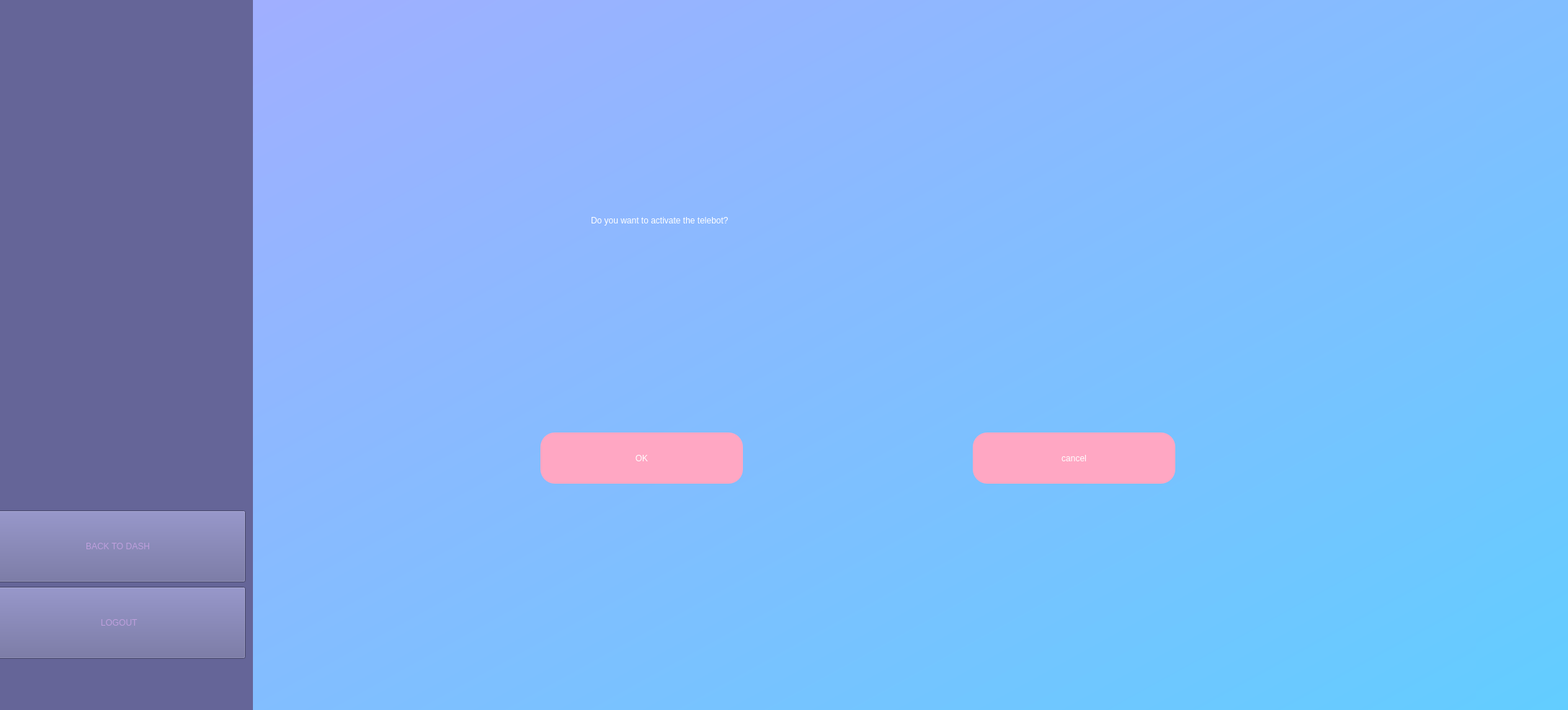
<?xml version="1.0" encoding="UTF-8"?>
<ui version="4.0">
 <class>Form</class>
 <widget class="QWidget" name="Form">
  <property name="windowModality">
   <enum>Qt::WindowModal</enum>
  </property>
  <property name="geometry">
   <rect>
    <x>0</x>
    <y>0</y>
    <width>2176</width>
    <height>985</height>
   </rect>
  </property>
  <property name="windowTitle">
   <string>Form</string>
  </property>
  <widget class="QWidget" name="widget" native="true">
   <property name="geometry">
    <rect>
     <x>-10</x>
     <y>-110</y>
     <width>2201</width>
     <height>1221</height>
    </rect>
   </property>
   <property name="styleSheet">
    <string notr="true">QWidget#widget{
background-color:qlineargradient(spread:pad, x1:0, y1:0, x2:1, y2:1, stop:0 rgba(170, 170, 255, 255), stop:1 rgba(94, 207, 255, 255));}</string>
   </property>
   <widget class="QWidget" name="widget_2" native="true">
    <property name="geometry">
     <rect>
      <x>-20</x>
      <y>-60</y>
      <width>381</width>
      <height>1281</height>
     </rect>
    </property>
    <property name="styleSheet">
     <string notr="true">background-color:rgb(101, 101, 152);</string>
    </property>
    <widget class="QWidget" name="formLayoutWidget">
     <property name="geometry">
      <rect>
       <x>10</x>
       <y>860</y>
       <width>361</width>
       <height>781</height>
      </rect>
     </property>
     <layout class="QFormLayout" name="formLayout">
      <item row="0" column="0">
       <layout class="QGridLayout" name="gridLayout"/>
      </item>
      <item row="1" column="1">
       <layout class="QGridLayout" name="gridLayout_2"/>
      </item>
      <item row="3" column="1">
       <layout class="QGridLayout" name="gridLayout_3"/>
      </item>
      <item row="8" column="1">
       <widget class="QPushButton" name="dash">
        <property name="minimumSize">
         <size>
          <width>300</width>
          <height>100</height>
         </size>
        </property>
        <property name="styleSheet">
         <string notr="true">font: 18pt &quot;Calibri&quot;;
color: rgb(190, 159, 221);</string>
        </property>
        <property name="text">
         <string>BACK TO DASH</string>
        </property>
       </widget>
      </item>
      <item row="9" column="1">
       <widget class="QPushButton" name="logout">
        <property name="minimumSize">
         <size>
          <width>300</width>
          <height>100</height>
         </size>
        </property>
        <property name="styleSheet">
         <string notr="true">font: 18pt &quot;Calibri&quot;;
color: rgb(190, 159, 221);</string>
        </property>
        <property name="text">
         <string> LOGOUT</string>
        </property>
        <property name="icon">
         <iconset>
          <normaloff>../Lib-Management-latest/Lib-Management-Latest-main/logout icon.png</normaloff>../Lib-Management-latest/Lib-Management-Latest-main/logout icon.png</iconset>
        </property>
        <property name="iconSize">
         <size>
          <width>30</width>
          <height>30</height>
         </size>
        </property>
       </widget>
      </item>
      <item row="10" column="1">
       <spacer name="verticalSpacer">
        <property name="orientation">
         <enum>Qt::Vertical</enum>
        </property>
        <property name="sizeHint" stdset="0">
         <size>
          <width>20</width>
          <height>40</height>
         </size>
        </property>
       </spacer>
      </item>
     </layout>
    </widget>
    <widget class="QWidget" name="horizontalLayoutWidget">
     <property name="geometry">
      <rect>
       <x>30</x>
       <y>170</y>
       <width>351</width>
       <height>691</height>
      </rect>
     </property>
     <layout class="QHBoxLayout" name="horizontalLayout">
      <item>
       <spacer name="verticalSpacer_2">
        <property name="orientation">
         <enum>Qt::Vertical</enum>
        </property>
        <property name="sizeHint" stdset="0">
         <size>
          <width>20</width>
          <height>40</height>
         </size>
        </property>
       </spacer>
      </item>
     </layout>
    </widget>
   </widget>
   <widget class="QPushButton" name="ok">
    <property name="geometry">
     <rect>
      <x>760</x>
      <y>710</y>
      <width>281</width>
      <height>71</height>
     </rect>
    </property>
    <property name="styleSheet">
     <string notr="true">background-color:rgb(255, 167, 195);
border-radius:20px;
font: 14pt &quot;Myanmar Text&quot;;
color:rgb(255, 255, 255);</string>
    </property>
    <property name="text">
     <string>OK</string>
    </property>
   </widget>
   <widget class="QPushButton" name="cancel">
    <property name="geometry">
     <rect>
      <x>1360</x>
      <y>710</y>
      <width>281</width>
      <height>71</height>
     </rect>
    </property>
    <property name="styleSheet">
     <string notr="true">background-color:rgb(255, 167, 195);
border-radius:20px;
font: 14pt &quot;Myanmar Text&quot;;
color:rgb(255, 255, 255);</string>
    </property>
    <property name="text">
     <string>cancel</string>
    </property>
   </widget>
   <widget class="QWidget" name="verticalLayoutWidget_2">
    <property name="geometry">
     <rect>
      <x>359</x>
      <y>709</y>
      <width>401</width>
      <height>71</height>
     </rect>
    </property>
    <layout class="QVBoxLayout" name="verticalLayout_2">
     <item>
      <spacer name="horizontalSpacer">
       <property name="orientation">
        <enum>Qt::Horizontal</enum>
       </property>
       <property name="sizeHint" stdset="0">
        <size>
         <width>40</width>
         <height>20</height>
        </size>
       </property>
      </spacer>
     </item>
    </layout>
   </widget>
   <widget class="QWidget" name="verticalLayoutWidget_3">
    <property name="geometry">
     <rect>
      <x>1040</x>
      <y>709</y>
      <width>321</width>
      <height>71</height>
     </rect>
    </property>
    <layout class="QVBoxLayout" name="verticalLayout_3">
     <item>
      <spacer name="horizontalSpacer_2">
       <property name="orientation">
        <enum>Qt::Horizontal</enum>
       </property>
       <property name="sizeHint" stdset="0">
        <size>
         <width>40</width>
         <height>20</height>
        </size>
       </property>
      </spacer>
     </item>
    </layout>
   </widget>
   <widget class="QWidget" name="verticalLayoutWidget_4">
    <property name="geometry">
     <rect>
      <x>1640</x>
      <y>709</y>
      <width>521</width>
      <height>71</height>
     </rect>
    </property>
    <layout class="QVBoxLayout" name="verticalLayout_4">
     <item>
      <spacer name="horizontalSpacer_3">
       <property name="orientation">
        <enum>Qt::Horizontal</enum>
       </property>
       <property name="sizeHint" stdset="0">
        <size>
         <width>40</width>
         <height>20</height>
        </size>
       </property>
      </spacer>
     </item>
    </layout>
   </widget>
   <widget class="QLabel" name="label">
    <property name="geometry">
     <rect>
      <x>830</x>
      <y>360</y>
      <width>771</width>
      <height>111</height>
     </rect>
    </property>
    <property name="styleSheet">
     <string notr="true">color:rgb(255, 255, 255);
font: 28pt &quot;MS Shell Dlg 2&quot;;</string>
    </property>
    <property name="text">
     <string>Do you want to activate the telebot?</string>
    </property>
   </widget>
   <widget class="QWidget" name="verticalLayoutWidget_5">
    <property name="geometry">
     <rect>
      <x>830</x>
      <y>370</y>
      <width>771</width>
      <height>80</height>
     </rect>
    </property>
    <layout class="QVBoxLayout" name="verticalLayout_5"/>
   </widget>
   <widget class="QWidget" name="verticalLayoutWidget_6">
    <property name="geometry">
     <rect>
      <x>1600</x>
      <y>370</y>
      <width>591</width>
      <height>80</height>
     </rect>
    </property>
    <layout class="QVBoxLayout" name="verticalLayout_6">
     <item>
      <spacer name="horizontalSpacer_4">
       <property name="orientation">
        <enum>Qt::Horizontal</enum>
       </property>
       <property name="sizeHint" stdset="0">
        <size>
         <width>40</width>
         <height>20</height>
        </size>
       </property>
      </spacer>
     </item>
    </layout>
   </widget>
   <widget class="QWidget" name="verticalLayoutWidget_7">
    <property name="geometry">
     <rect>
      <x>360</x>
      <y>370</y>
      <width>471</width>
      <height>80</height>
     </rect>
    </property>
    <layout class="QVBoxLayout" name="verticalLayout_7">
     <item>
      <spacer name="horizontalSpacer_5">
       <property name="orientation">
        <enum>Qt::Horizontal</enum>
       </property>
       <property name="sizeHint" stdset="0">
        <size>
         <width>40</width>
         <height>20</height>
        </size>
       </property>
      </spacer>
     </item>
    </layout>
   </widget>
   <widget class="QWidget" name="verticalLayoutWidget_8">
    <property name="geometry">
     <rect>
      <x>360</x>
      <y>110</y>
      <width>1831</width>
      <height>211</height>
     </rect>
    </property>
    <layout class="QVBoxLayout" name="verticalLayout_8">
     <item>
      <spacer name="verticalSpacer_3">
       <property name="orientation">
        <enum>Qt::Vertical</enum>
       </property>
       <property name="sizeHint" stdset="0">
        <size>
         <width>20</width>
         <height>40</height>
        </size>
       </property>
      </spacer>
     </item>
    </layout>
   </widget>
   <widget class="QWidget" name="verticalLayoutWidget_9">
    <property name="geometry">
     <rect>
      <x>360</x>
      <y>450</y>
      <width>1851</width>
      <height>261</height>
     </rect>
    </property>
    <layout class="QVBoxLayout" name="verticalLayout_9">
     <item>
      <spacer name="horizontalSpacer_6">
       <property name="orientation">
        <enum>Qt::Horizontal</enum>
       </property>
       <property name="sizeHint" stdset="0">
        <size>
         <width>40</width>
         <height>20</height>
        </size>
       </property>
      </spacer>
     </item>
    </layout>
   </widget>
   <widget class="QWidget" name="verticalLayoutWidget_10">
    <property name="geometry">
     <rect>
      <x>360</x>
      <y>780</y>
      <width>1851</width>
      <height>321</height>
     </rect>
    </property>
    <layout class="QVBoxLayout" name="verticalLayout_10">
     <item>
      <spacer name="verticalSpacer_4">
       <property name="orientation">
        <enum>Qt::Vertical</enum>
       </property>
       <property name="sizeHint" stdset="0">
        <size>
         <width>20</width>
         <height>40</height>
        </size>
       </property>
      </spacer>
     </item>
    </layout>
   </widget>
   <widget class="QWidget" name="verticalLayoutWidget_11">
    <property name="geometry">
     <rect>
      <x>360</x>
      <y>320</y>
      <width>1831</width>
      <height>51</height>
     </rect>
    </property>
    <layout class="QVBoxLayout" name="verticalLayout_11">
     <item>
      <widget class="QLabel" name="value">
       <property name="styleSheet">
        <string notr="true">color:rgb(255, 255, 255);
font: 10pt &quot;MS Sans Serif&quot;;</string>
       </property>
       <property name="text">
        <string/>
       </property>
      </widget>
     </item>
    </layout>
   </widget>
  </widget>
 </widget>
 <resources/>
 <connections/>
</ui>
